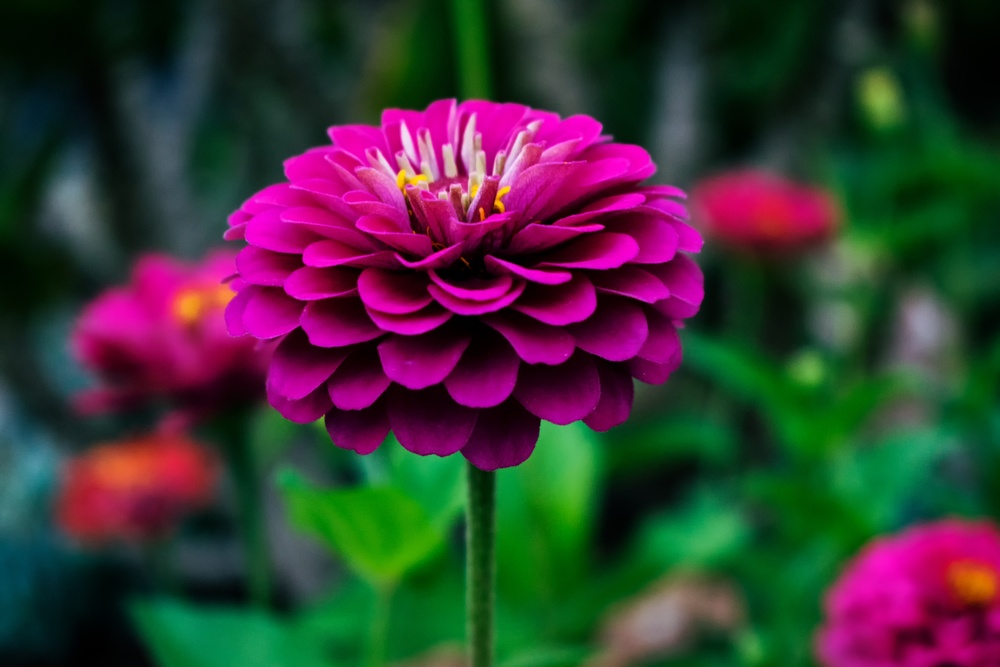
#> input picture images/flower.jpg, 1000 x 667 px, shrunk from 6000 x 4000 before the run; its folder holds only this picture in this run
$ python task3.py
#> lines starting #> are read from the running program, lines starting #| are printed output that depends on the picture
import numpy as np
import cv2
import matplotlib.pyplot as plt
from scipy import fftpack
import os

SCRIPT_DIR = os.path.dirname(os.path.abspath(__file__))


class ButterworthFilter:

    @staticmethod
    def create_low_pass_filter(shape, cutoff_frequency, order=2):
        rows, cols = shape
        crow, ccol = rows // 2, cols // 2

        filter_mask = np.zeros((rows, cols), dtype=np.float32)

        for i in range(rows):
            for j in range(cols):
                distance = np.sqrt((i - crow) ** 2 + (j - ccol) ** 2)
                filter_mask[i, j] = 1 / (1 + (distance / cutoff_frequency) ** (2 * order))

        return filter_mask

    @staticmethod
    def create_high_pass_filter(shape, cutoff_frequency, order=2):
        low_pass = ButterworthFilter.create_low_pass_filter(shape, cutoff_frequency, order)
        high_pass = 1 - low_pass
        return high_pass

    @staticmethod
    def apply_filter(image, filter_mask):
        rows, cols = image.shape

        f = fftpack.fft2(image)
        fshift = fftpack.fftshift(f)

        fshift_filtered = fshift * filter_mask

        f_ishift = fftpack.ifftshift(fshift_filtered)
        img_back = fftpack.ifft2(f_ishift)
        img_back = np.abs(img_back).astype(np.uint8)

        return img_back

    @staticmethod
    def low_pass_filter(image, cutoff_frequency, order=2):
        filter_mask = ButterworthFilter.create_low_pass_filter(image.shape, cutoff_frequency, order)
        return ButterworthFilter.apply_filter(image, filter_mask)

    @staticmethod
    def high_pass_filter(image, cutoff_frequency, order=2):
        filter_mask = ButterworthFilter.create_high_pass_filter(image.shape, cutoff_frequency, order)
        return ButterworthFilter.apply_filter(image, filter_mask)


class FilterAnalyzer:

    @staticmethod
    def calculate_psnr(original, filtered):
        mse = np.mean((original.astype(np.float32) - filtered.astype(np.float32)) ** 2)
        if mse == 0:
            return float('inf')
        max_pixel = 255.0
        psnr = 20 * np.log10(max_pixel / np.sqrt(mse))
        return psnr

    @staticmethod
    def calculate_mse(original, filtered):
        return np.mean((original.astype(np.float32) - filtered.astype(np.float32)) ** 2)

    @staticmethod
    def get_fft_spectrum(image):
        f = fftpack.fft2(image)
        fshift = fftpack.fftshift(f)
        return np.log(np.abs(fshift) + 1)


def test_butterworth_filters():
    print("=== Тестирование фильтра Баттерворта ===")

    test_image = np.zeros((256, 256), dtype=np.uint8)
    test_image[64:192, 64:192] = 150
    test_image[96:160, 96:160] = 200

    for i in range(64, 192, 8):
        test_image[i:i+4, 64:192] = 100

    for j in range(64, 192, 8):
        test_image[64:192, j:j+4] = 100

    cutoff_frequencies = [10, 20, 40, 80]
    orders = [1, 2, 4]

    fig, axes = plt.subplots(len(orders), len(cutoff_frequencies) + 1,
                            figsize=(4 * (len(cutoff_frequencies) + 1), 4 * len(orders)))

    for i, order in enumerate(orders):
        for j, cutoff in enumerate(cutoff_frequencies):
            filtered = ButterworthFilter.low_pass_filter(test_image, cutoff, order)

            axes[i, j].imshow(filtered, cmap='gray')
            axes[i, j].set_title(f'Low-Pass\nD0={cutoff}, n={order}', fontsize=10)
            axes[i, j].axis('off')

            mse = FilterAnalyzer.calculate_mse(test_image, filtered)
            psnr = FilterAnalyzer.calculate_psnr(test_image, filtered)
            axes[i, j].text(5, 20, f'PSNR: {psnr:.1f} dB',
                           color='white', fontsize=8,
                           bbox=dict(boxstyle='round', facecolor='black', alpha=0.5))

        filter_mask = ButterworthFilter.create_low_pass_filter(test_image.shape, 30, order)
        axes[i, -1].imshow(filter_mask, cmap='hot')
        axes[i, -1].set_title(f'Filter Mask\nn={order}', fontsize=10)
        axes[i, -1].axis('off')

    plt.suptitle('Низкочастотный фильтр Баттерворта', fontsize=14, fontweight='bold')
    plt.tight_layout()
    plt.savefig(os.path.join(SCRIPT_DIR, 'butterworth_low_pass_test.png'), dpi=150, bbox_inches='tight')
    plt.close()

    print("Низкочастотная фильтрация завершена")

    fig, axes = plt.subplots(len(orders), len(cutoff_frequencies) + 1,
                            figsize=(4 * (len(cutoff_frequencies) + 1), 4 * len(orders)))

    for i, order in enumerate(orders):
        for j, cutoff in enumerate(cutoff_frequencies):
            filtered = ButterworthFilter.high_pass_filter(test_image, cutoff, order)

            axes[i, j].imshow(filtered, cmap='gray')
            axes[i, j].set_title(f'High-Pass\nD0={cutoff}, n={order}', fontsize=10)
            axes[i, j].axis('off')

        filter_mask = ButterworthFilter.create_high_pass_filter(test_image.shape, 30, order)
        axes[i, -1].imshow(filter_mask, cmap='hot')
        axes[i, -1].set_title(f'Filter Mask\nn={order}', fontsize=10)
        axes[i, -1].axis('off')

    plt.suptitle('Высокочастотный фильтр Баттерворта', fontsize=14, fontweight='bold')
    plt.tight_layout()
    plt.savefig(os.path.join(SCRIPT_DIR, 'butterworth_high_pass_test.png'), dpi=150, bbox_inches='tight')
    plt.close()

    print("Высокочастотная фильтрация завершена")


def test_on_real_images():
    print("\n=== Тестирование на реальных изображениях ===")

    images_dir = os.path.join(os.path.dirname(SCRIPT_DIR), 'images')
    images = [f for f in os.listdir(images_dir) if f.endswith(('.jpg', '.png', '.jpeg'))]

    if not images:
        print("Изображения не найдены")
        return

    test_image = images[0]
    image_path = os.path.join(images_dir, test_image)
    image = cv2.imread(image_path, cv2.IMREAD_GRAYSCALE)
#> image: shape (667, 1000); min 0, max 233, mean 55.5

    if image is None:
        image = cv2.imread(image_path)
        image = cv2.cvtColor(image, cv2.COLOR_BGR2GRAY)

    print(f"Тестовое изображение: {test_image}")
    print(f"Размер: {image.shape}")
#| Размер: (667, 1000)

    cutoffs = [30, 60, 100]
    orders = [1, 2, 3]

    fig, axes = plt.subplots(len(orders), len(cutoffs) + 2,
                            figsize=(5 * (len(cutoffs) + 2), 5 * len(orders)))

    for i, order in enumerate(orders):
        for j, cutoff in enumerate(cutoffs):
            low_pass = ButterworthFilter.low_pass_filter(image, cutoff, order)
            high_pass = ButterworthFilter.high_pass_filter(image, cutoff, order)

            axes[i, j].imshow(low_pass, cmap='gray')
            axes[i, j].set_title(f'Low-Pass\nD0={cutoff}, n={order}', fontsize=10)
            axes[i, j].axis('off')

            mse = FilterAnalyzer.calculate_mse(image, low_pass)
            psnr = FilterAnalyzer.calculate_psnr(image, low_pass)
            axes[i, j].text(5, 20, f'PSNR: {psnr:.1f} dB\nMSE: {mse:.1f}',
                           color='white', fontsize=8,
                           bbox=dict(boxstyle='round', facecolor='black', alpha=0.5))

        axes[i, -2].imshow(high_pass, cmap='gray')
        axes[i, -2].set_title(f'High-Pass\nD0={cutoffs[-1]}, n={order}', fontsize=10)
        axes[i, -2].axis('off')

        filter_mask = ButterworthFilter.create_low_pass_filter(image.shape, cutoffs[-1], order)
        axes[i, -1].imshow(filter_mask, cmap='hot')
        axes[i, -1].set_title(f'Filter Mask\nn={order}', fontsize=10)
        axes[i, -1].axis('off')
#> this loop made 3 passes
#> pass 1, in create_high_pass_filter (call 16), `high_pass = 1 - low_pass`:
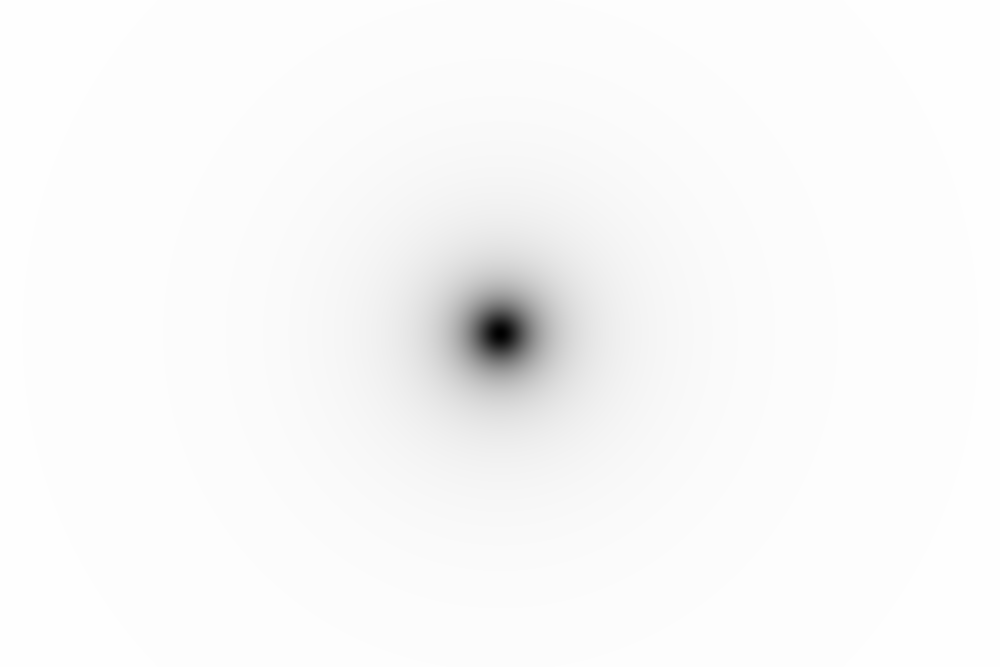
#> high_pass: shape (667, 1000) float32; min 0, max 0.998, mean 0.977
#> pass 1, in apply_filter (call 26), `img_back = np.abs(img_back).astype(np.uint8)`:
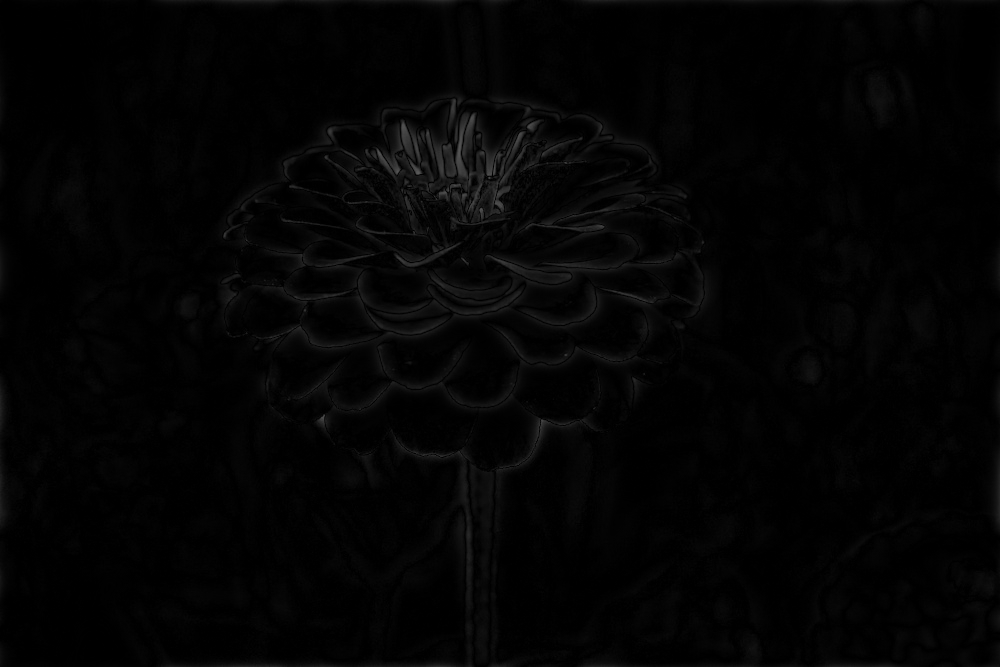
#> img_back: shape (667, 1000); min 0, max 91, mean 3.6

    plt.suptitle(f'Фильтры Баттерворта: {test_image}', fontsize=14, fontweight='bold')
    plt.tight_layout()
    plt.savefig(os.path.join(SCRIPT_DIR, 'butterworth_real_image_test.png'), dpi=150, bbox_inches='tight')
    plt.close()

    print("Тестирование на реальном изображении завершено")


def compare_filter_orders():
    print("\n=== Сравнение порядков фильтра ===")

    test_image = np.zeros((256, 256), dtype=np.uint8)

    for i in range(0, 256, 2):
        test_image[i, :] = 150

    for j in range(0, 256, 2):
        test_image[:, j] = 150

    test_image[64:192, 64:192] = 200

    cutoff = 40
    orders = [1, 2, 3, 4, 5, 6]

    fig, axes = plt.subplots(2, len(orders), figsize=(4 * len(orders), 8))

    for i, order in enumerate(orders):
        low_pass = ButterworthFilter.low_pass_filter(test_image, cutoff, order)
        high_pass = ButterworthFilter.high_pass_filter(test_image, cutoff, order)

        axes[0, i].imshow(low_pass, cmap='gray')
        axes[0, i].set_title(f'Low-Pass\nn={order}', fontsize=10)
        axes[0, i].axis('off')

        axes[1, i].imshow(high_pass, cmap='gray')
        axes[1, i].set_title(f'High-Pass\nn={order}', fontsize=10)
        axes[1, i].axis('off')
#> this loop made 6 passes
#> pass 1, in low_pass_filter (call 22), `filter_mask = ButterworthFilter.create_low_pass_filter(image.shape, cu..`:
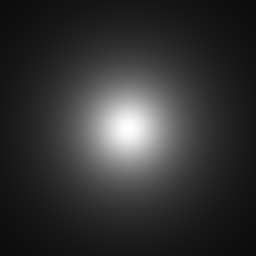
#> filter_mask: shape (256, 256) float32; min 0.0466, max 1, mean 0.201
#> pass 1, in high_pass_filter (call 22), `filter_mask = ButterworthFilter.create_high_pass_filter(image.shape, c..`:
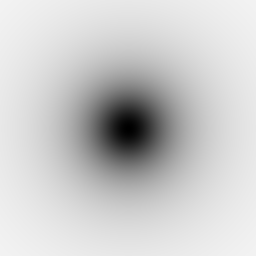
#> filter_mask: shape (256, 256) float32; min 0, max 0.953, mean 0.799
#> pass 1, in apply_filter (call 44), `img_back = np.abs(img_back).astype(np.uint8)`:
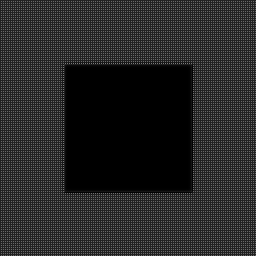
#> img_back: shape (256, 256); min 0, max 124, mean 38.7
#> after the loop:
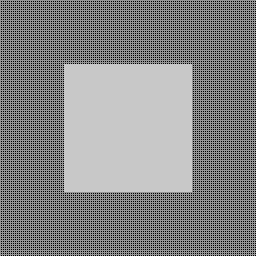
#> test_image: shape (256, 256); min 0, max 200, mean 134.4

    plt.suptitle(f'Сравнение порядков фильтра Баттерворта (D0={cutoff})',
                 fontsize=14, fontweight='bold')
    plt.tight_layout()
    plt.savefig(os.path.join(SCRIPT_DIR, 'butterworth_order_comparison.png'), dpi=150, bbox_inches='tight')
    plt.close()

    print("Сравнение порядков завершено")


def create_filter_visualization():
    print("\n=== Визуализация фильтров ===")

    shape = (256, 256)
    cutoff = 50
    orders = [1, 2, 4]

    fig, axes = plt.subplots(2, 3, figsize=(15, 10))

    for i, order in enumerate(orders):
        low_pass_mask = ButterworthFilter.create_low_pass_filter(shape, cutoff, order)
        high_pass_mask = ButterworthFilter.create_high_pass_filter(shape, cutoff, order)

        im0 = axes[0, i].imshow(low_pass_mask, cmap='hot')
        axes[0, i].set_title(f'Low-Pass Filter\nD0={cutoff}, n={order}', fontsize=12)
        axes[0, i].axis('off')
        plt.colorbar(im0, ax=axes[0, i], fraction=0.046, pad=0.04)

        im1 = axes[1, i].imshow(high_pass_mask, cmap='hot')
        axes[1, i].set_title(f'High-Pass Filter\nD0={cutoff}, n={order}', fontsize=12)
        axes[1, i].axis('off')
        plt.colorbar(im1, ax=axes[1, i], fraction=0.046, pad=0.04)

    plt.suptitle('Маски фильтров Баттерворта', fontsize=14, fontweight='bold')
    plt.tight_layout()
    plt.savefig(os.path.join(SCRIPT_DIR, 'butterworth_filter_masks.png'), dpi=150, bbox_inches='tight')
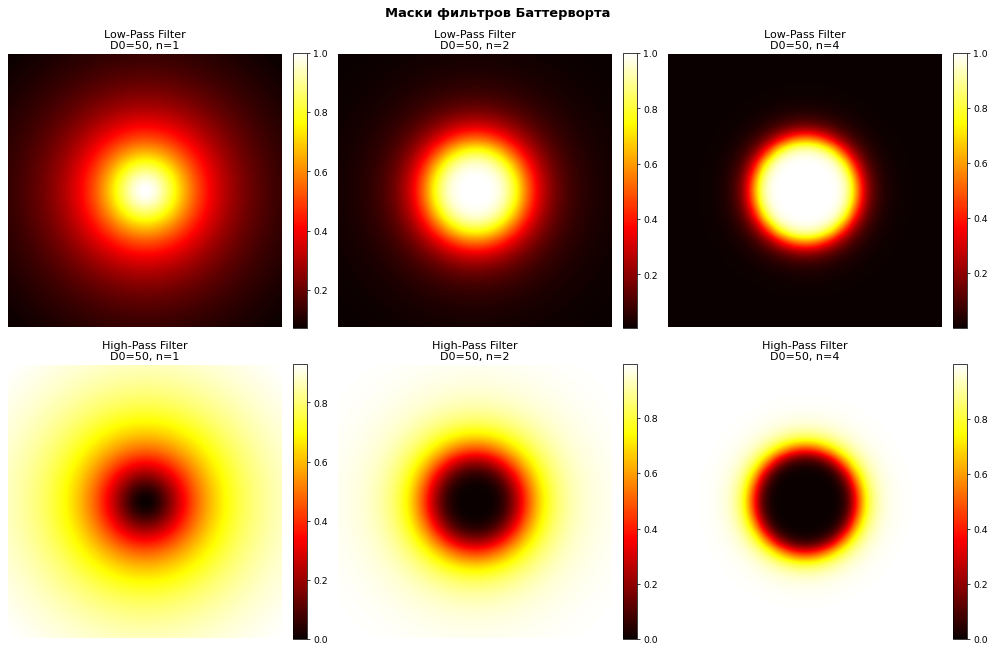
#> figure drawn by matplotlib, 12 panels
    plt.close()

    print("Визуализация фильтров завершена")


def print_results_table():
    print("\n=== Результаты тестирования ===")
    print("=" * 80)
    print(f"{'Тип фильтра':<15} {'Частота среза':<15} {'Порядок':<10} {'Описание':<30}")
    print("-" * 80)

    filter_types = [
        ("Low-Pass", "10-80", "1-4", "Удаление высоких частот, сглаживание"),
        ("High-Pass", "10-80", "1-4", "Удаление низких частот, выделение границ"),
        ("Low-Pass", "30-100", "1-3", "Оптимизация для реальных изображений"),
        ("High-Pass", "30-100", "1-3", "Выделение деталей на реальных изображениях"),
    ]

    for filter_type, cutoff, order, description in filter_types:
        print(f"{filter_type:<15} {cutoff:<15} {order:<10} {description:<30}")

    print("=" * 80)
    print("\nКлючевые характеристики:")
    print("• D0 (частота среза): определяет граничную частоту фильтра")
    print("• n (порядок): влияет на крутизну перехода от полосы пропускания к задерживания")
    print("• Low-Pass: сохраняет низкие частоты, удаляет высокие")
    print("• High-Pass: сохраняет высокие частоты, удаляет низкие")


def main():
    print("TASK 3: Фильтр Баттерворта для низкочастотной/высокочастотной фильтрации")
    print("=" * 80)

    test_butterworth_filters()
    test_on_real_images()
    compare_filter_orders()
    create_filter_visualization()
    print_results_table()

    print("\n" + "=" * 80)
    print("ЗАДАЧА 3 ЗАВЕРШЕНА")
    print("=" * 80)
    print("\nСозданные файлы:")
    print("• butterworth_low_pass_test.png - тестирование низкочастотной фильтрации")
    print("• butterworth_high_pass_test.png - тестирование высокочастотной фильтрации")
    print("• butterworth_real_image_test.png - тестирование на реальном изображении")
    print("• butterworth_order_comparison.png - сравнение порядков фильтра")
    print("• butterworth_filter_masks.png - визуализация масок фильтров")


if __name__ == "__main__":
    main()
